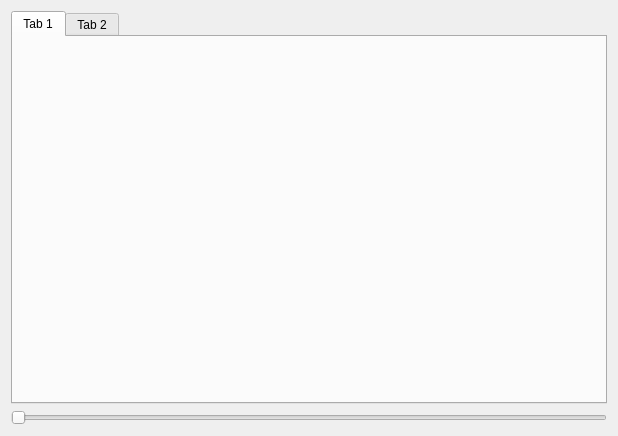
<?xml version="1.0" encoding="UTF-8"?>
<ui version="4.0">
 <class>QQtExquisiteForm</class>
 <widget class="QDialog" name="QQtExquisiteForm">
  <property name="geometry">
   <rect>
    <x>0</x>
    <y>0</y>
    <width>618</width>
    <height>436</height>
   </rect>
  </property>
  <property name="windowTitle">
   <string>QQtExquisiteForm</string>
  </property>
  <layout class="QVBoxLayout" name="verticalLayout">
   <item>
    <widget class="QTabWidget" name="tabWidget">
     <widget class="QWidget" name="tab">
      <attribute name="title">
       <string>Tab 1</string>
      </attribute>
      <layout class="QGridLayout" name="gridLayout">
       <item row="0" column="0">
        <widget class="QQtCustomSpeedMeter" name="w0" native="true"/>
       </item>
       <item row="0" column="1">
        <widget class="QQtComplexProgressBar" name="w2" native="true"/>
       </item>
      </layout>
     </widget>
     <widget class="QWidget" name="tab_2">
      <attribute name="title">
       <string>Tab 2</string>
      </attribute>
     </widget>
    </widget>
   </item>
   <item>
    <widget class="QSlider" name="hs0">
     <property name="orientation">
      <enum>Qt::Horizontal</enum>
     </property>
    </widget>
   </item>
  </layout>
 </widget>
 <layoutdefault spacing="6" margin="11"/>
 <customwidgets>
  <customwidget>
   <class>QQtCustomSpeedMeter</class>
   <extends>QWidget</extends>
   <header location="global">qqtcustomspeedmeter.h</header>
   <container>1</container>
  </customwidget>
  <customwidget>
   <class>QQtComplexProgressBar</class>
   <extends>QWidget</extends>
   <header location="global">qqtcomplexprogressbar.h</header>
   <container>1</container>
  </customwidget>
 </customwidgets>
 <resources/>
 <connections/>
</ui>
